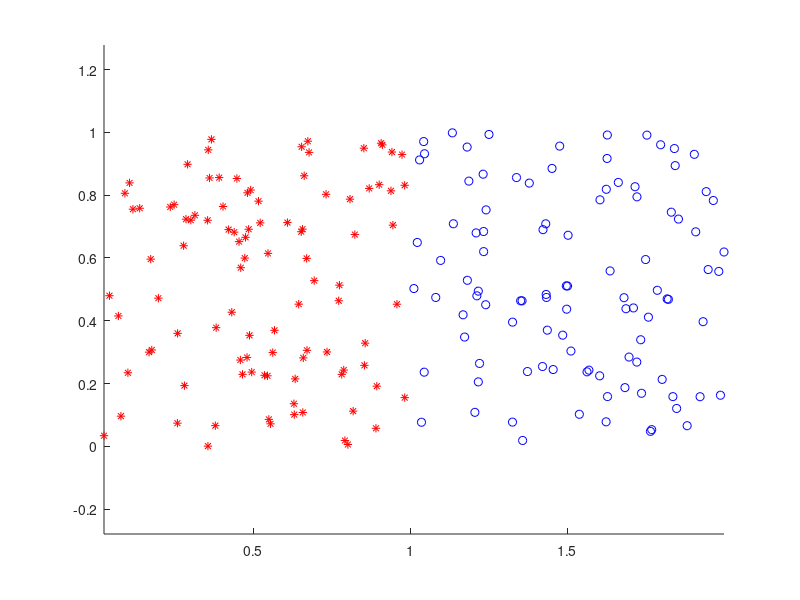

The MATLAB source for this figure: (Note: this script raises an error after producing the figure.)

%% Section 1
% The data for class 1 is random 30 x 2 matrix with values in the interval (0.0, 1.0).
% The data for class 2 is again random 30 x 2 matrix, but the first column has
% values in the interval (1.0, 2.0).
% The data is represented as 2D points when ploted.

n1 = 30;
train_data_class1 = rand(n1,2);
n2 = 30;
train_data_class2 = rand(n2,2) + ones(n2,2)*[1 0; 0 0];
train_data = [train_data_class1; train_data_class2];
train_label(1:n1) = 1;
train_label(n1+1:n1+n2) = 2;

%% Section 2
figure(1); clf; hold all; axis equal;
plot(train_data(1:n1,1), train_data(1:n1,2), 'r*');
plot(train_data(n1+1:n1+n2,1), train_data(n1+1:n1+n2,2), 'bo');

%% Section 3
n1 = 100;
test_data_class1 = rand(n1,2);
n2 = 100;
test_data_class2 = rand(n2,2) + ones(n2,2)*[1 0; 0 0];
test_data = [test_data_class1; test_data_class2];
test_label(1:n1) = 1;
test_label(n1+1:n1+n2) = 2;

figure(1); clf; hold all; axis equal;
plot(test_data(1:n1,1), test_data(1:n1,2), 'r*');
plot(test_data(n1+1:n1+n2,1), test_data(n1+1:n1+n2,2), 'bo');

%% Section 4
knnClassify(train_data, train_label, test_data, 5);
